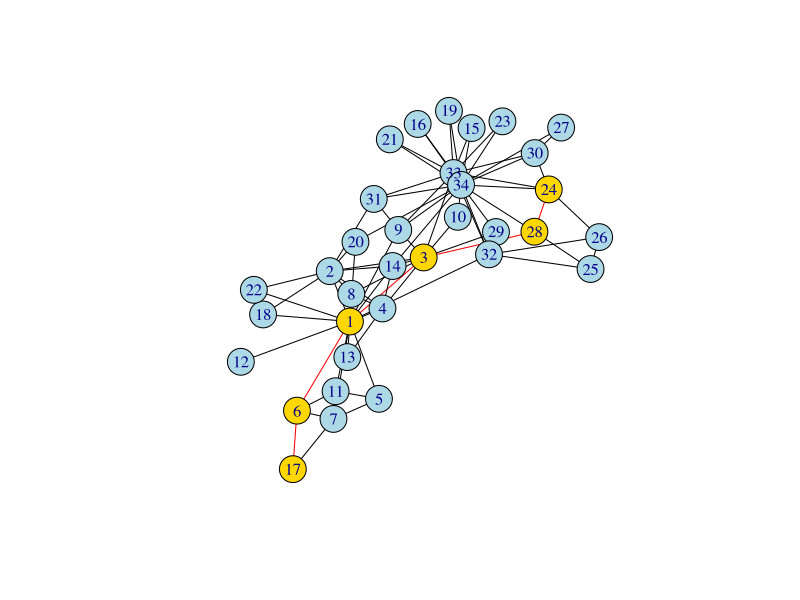
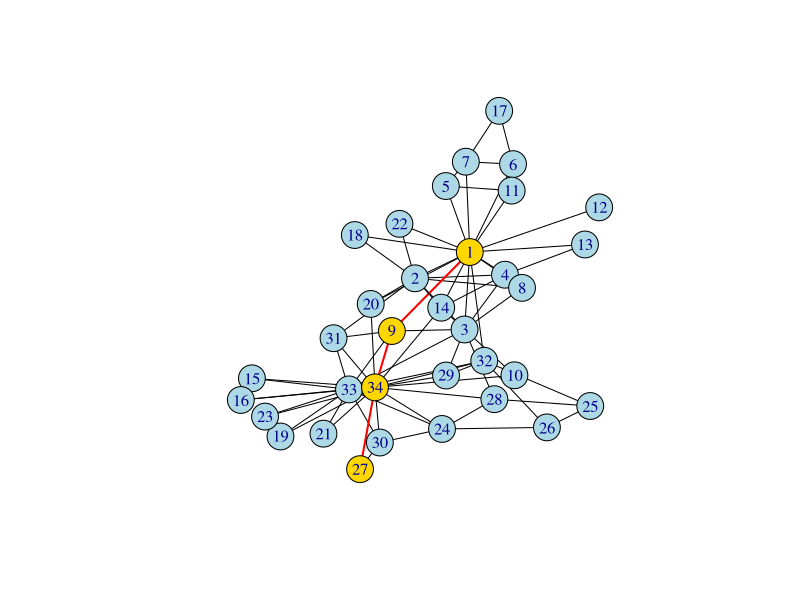
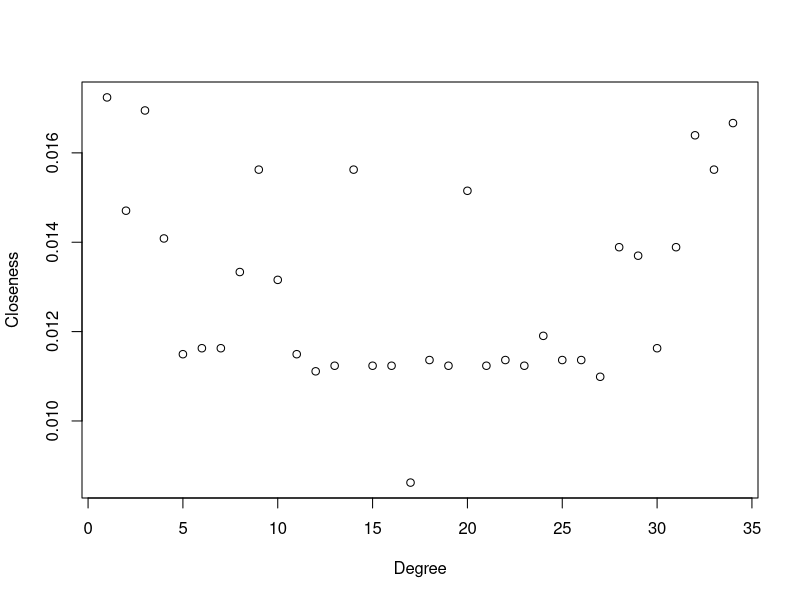
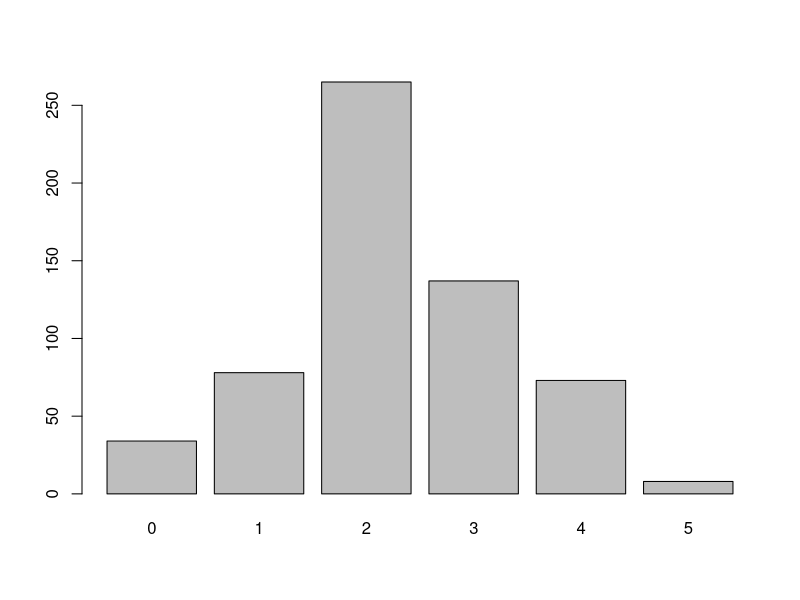

The R script that drew these images, in order:
df<-read.csv("./data/KarateClub.csv", header = F, sep = ";", dec = ",")
df

if (!require("igraph")) 
  install.packages("igraph")
library(igraph) # verze 1.0.1

g1 <- graph_from_data_frame(d = df, directed = F)


diameter(g1, directed = F) # prumer == nejdelsi nejkratsi cesta, hodnota
diam <- get_diameter(g1, directed = F) # vrcholy tvorici prvni nalezenou cestu dane delky
as.vector(diam) # z objektu tridy igraph udelame obyc. vektor
# vykreslime
vcol <- rep("lightblue", vcount(g1))
vcol[diam] <- "gold"
ecol <- rep("black", ecount(g1)) # pouzij cernou na vsechny hrany grafu
ecol[E(g1, path = diam)] <- "red"
# E(g1, path = diam) nalezne hrany tvorici cestu, nyni reprezent. jako 'diam'
plot(g1, vertex.color = vcol, edge.color = ecol, edge.arrow.mode = 0)

# prumerna vzdalenost == prumerna delka nejkratsi cesty
mean_distance(g1, directed = F) 
# matice vzdalenosti mezi vsemi dvojcemi vrcholu grafu
A <- distances(g1) 

# cesta mezi vybranou dvojici vrcholu
path1 <- shortest_paths(g1, from = V(g1)["1"], to = V(g1)["27"], output = "both") # "both path" vrcholy i hrany
ecol <- rep("black", ecount(g1))
ecol[unlist(path1$epath)] <- "red"
# Generujeme sirku hran tvoricich cestu
ew <- rep(1, ecount(g1))
ew[unlist(path1$epath)] <- 2
# Generujeme barvu vrcholu tvoricich cestu 
vcol <- rep("lightblue", vcount(g1))
vcol[unlist(path1$vpath)] <- "gold"
plot(g1, vertex.color = vcol, edge.color = ecol, edge.width = ew, edge.arrow.mode = 0)

# pocitano jako 1/suma(delek vsech cest z vrcholu i), pozor vysledek neni serazeny dle id vrcholu
centr <- closeness(g1, mode = "all", weights = NA) 
# pocitano jako (n-1)/suma(delek vsech cest z vrcholu i), pozor vysledek neni serazeny dle id vrcholu
centr_clo(g1, mode = "all", normalized = F)

# pocitano vlasni funkci jako n/suma(delek vsech cest z vrcholu i)
fce_clos <- function(x)
{
  cc <- numeric(34)
  souc <- 0
  for(i in 1: nrow(x))
  {
    
    cc[i] = 34 / (sum(A[i,]))
  }
  return(cc)
}

fce_clos(A)

plot(x = as.numeric(names(centr)), y = as.numeric(centr), xlab = "Degree", ylab = "Closeness")
names(which(centr == min(centr))) # najdi vrchol s nejmensi centralitou
names(which(centr == max(centr))) # nejvetsi


# vlastni funkce pro urceni cetnosti jednotlivych delek cest (z dolni trojuh. matice)
fce <- function(x)
{
  v <- numeric(max(x) + 1)
  for(i in 1: nrow(x))
  {
    for(j in 1 : i)  
    {
      v[A[i,j]+1] = v[A[i,j]+1]+1
    }
  }
  return(v)
}
# mohli bychom ji jeste upravit, aby se nepocitaly prvky na diagonale, tedy cesty delky 0 ....

# vykreslime cetnost, ziskame ji pomoci nasi fce
barplot(as.numeric(fce(A)), names.arg = c(0:max(A))) 


